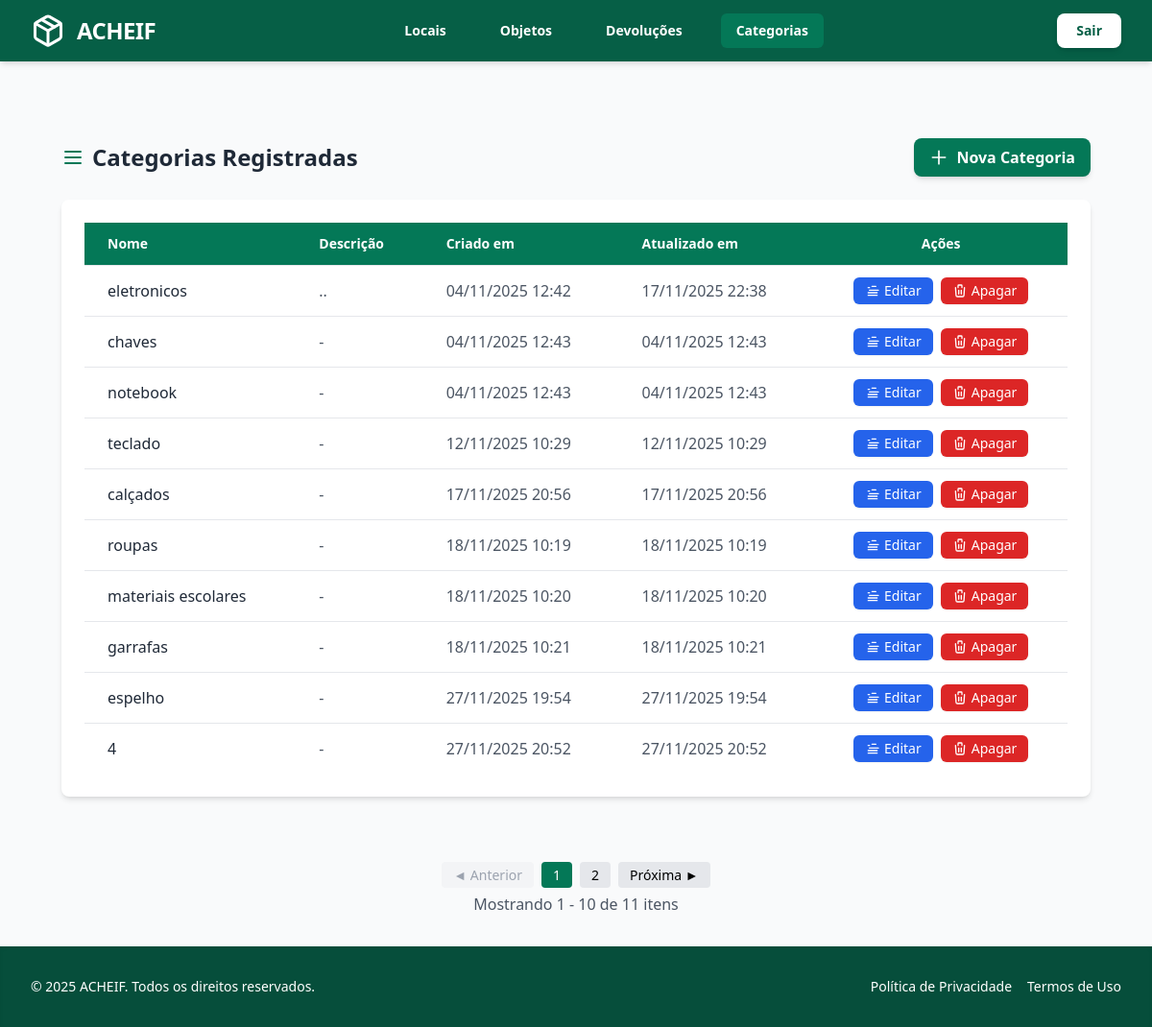
Page /categorias/ on the earlier database version.
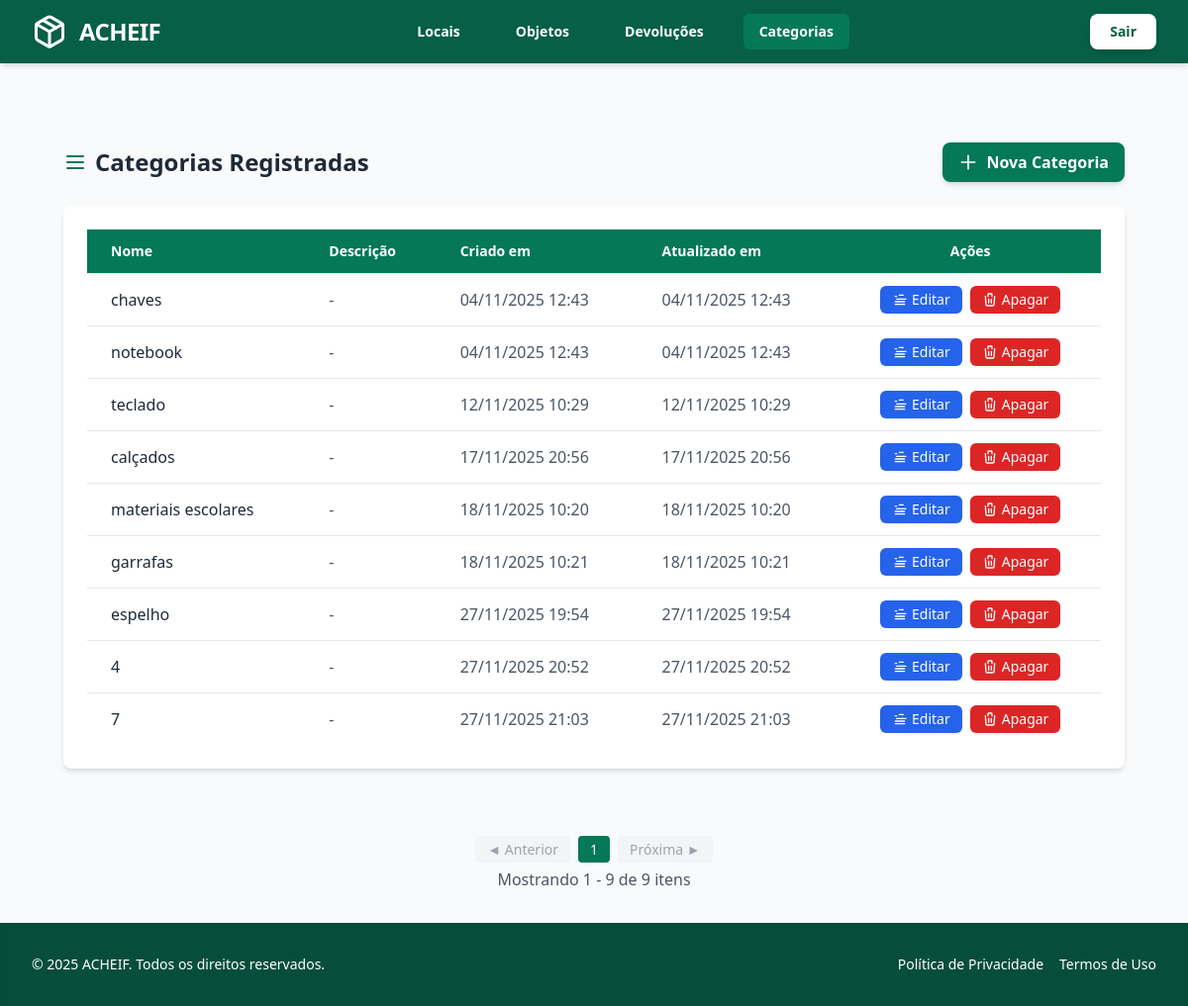
Same page on the later database version.
### objetos/models.py (models this page shows, shortened)
class Categoria(models.Model):
    nome = models.CharField(max_length=50, unique=True)
    descricao = models.TextField(blank=True, null=True)
    criado_em = models.DateTimeField(auto_now_add=True)
    atualizado_em = models.DateTimeField(auto_now=True)

### objetos/views.py (the view)
# urls.py: path('categorias/', views.listar_categorias, name='listar_categorias'),
def listar_categorias(request):
    categorias = Categoria.objects.all()
    paginator = Paginator(categorias, 10)
    page_number = request.GET.get("page")
    page_obj = paginator.get_page(page_number)
    contexto = {
        "page_obj": page_obj,
        "categorias": page_obj.object_list,
    }
    return render(request, "objetos/categoria/listar_categorias.html", contexto)

### objetos/templates/objetos/categoria/listar_categorias.html (shortened to what the changed rows need)
{% extends 'base.html' %}
{% block content %}
<div class="max-w-7xl mx-auto px-4 sm:px-6 lg:px-8 py-12">
    <div class="flex justify-between items-center mb-6">
        <h1 class="text-2xl font-bold text-gray-800 flex items-center gap-2">
            <svg xmlns="http://www.w3.org/2000/svg" class="h-6 w-6 text-emerald-700" fill="none" viewBox="0 0 24 24" stroke="currentColor">
              <path stroke-linecap="round" stroke-linejoin="round" stroke-width="2" d="M4 6h16M4 12h16M4 18h16"/>
            </svg>
            Categorias Registradas
        </h1>
    </div>
    <div class="bg-white rounded-lg shadow-md p-6 overflow-x-auto">
        <table class="min-w-full divide-y divide-gray-200">
            <thead class="bg-emerald-700 text-white">
                <tr>
                    <th class="py-3 px-6 text-left text-sm font-semibold">Nome</th>
                    <th class="py-3 px-6 text-left text-sm font-semibold">Descrição</th>
                    <th class="py-3 px-6 text-left text-sm font-semibold">Criado em</th>
                    <th class="py-3 px-6 text-left text-sm font-semibold">Atualizado em</th>
                    <th class="py-3 px-6 text-center text-sm font-semibold">Ações</th>
                </tr>
            </thead>
            <tbody class="bg-white divide-y divide-gray-200">
                {% for categoria in categorias %}
                <tr class="hover:bg-gray-50 transition">
                    <td class="py-3 px-6 text-gray-800">{{ categoria.nome }}</td>
                    <td class="py-3 px-6 text-gray-600">{{ categoria.descricao|default:"-" }}</td>
                    <td class="py-3 px-6 text-gray-600">{{ categoria.criado_em|date:"d/m/Y H:i" }}</td>
                    <td class="py-3 px-6 text-gray-600">{{ categoria.atualizado_em|date:"d/m/Y H:i" }}</td>
                    <td class="py-3 px-6 text-center flex justify-center gap-2">
                        <a href="{% url 'objetos:editar_categoria' categoria.pk %}"
                           class="flex items-center gap-1 bg-blue-600 hover:bg-blue-700 text-white px-3 py-1 rounded-md shadow-sm transition text-sm"
                           title="Editar">
                            <svg xmlns="http://www.w3.org/2000/svg" class="h-4 w-4" fill="none" viewBox="0 0 24 24" stroke="currentColor">
                              <path stroke-linecap="round" stroke-linejoin="round" stroke-width="2" d="M11 5h6M5 7h2m0 4h14M5 15h14M5 19h14" />
                            </svg>
                            Editar
                        </a>
                        <form method="post" action="{% url 'objetos:apagar_categoria' categoria.pk %}" class="inline">
                            <button type="submit"
                                    class="flex items-center gap-1 bg-red-600 hover:bg-red-700 text-white px-3 py-1 rounded-md shadow-sm transition text-sm"
                                    title="Apagar"
                                    onclick="return confirm('Tem certeza que deseja apagar essa categoria?');">
                                <svg xmlns="http://www.w3.org/2000/svg" class="h-4 w-4" fill="none" viewBox="0 0 24 24" stroke="currentColor">
                                  <path stroke-linecap="round" stroke-linejoin="round" stroke-width="2" d="M19 7l-.867 12.142A2 2 0 0 1 16.138 21H7.862a2 2 0 0 1-1.995-1.858L5 7m5 4v6m4-6v6m1-10V4a1 1 0 0 0-1-1h-4a1 1 0 0 0-1 1v3" />
                                </svg>
                                Apagar
                            </button>
                        </form>
                    </td>
                </tr>
                {% empty %}
                <tr>
                    <td colspan="5" class="py-4 text-center text-gray-500">Nenhuma categoria registrada.</td>
                </tr>
                {% endfor %}
            </tbody>
        </table>
    </div>
</div>
    {% include "includes/pagination.html" with page_obj=page_obj categoria_id=categoria_id local_achado=local_achado %}
{% endblock %}

Differences in the rows shown:
removed Categoria: nome "eletronicos", descricao "..", criado_em "04/11/2025 12:42", atualizado_em "17/11/2025 22:38"
removed Categoria: nome "roupas", descricao "-", criado_em "18/11/2025 10:19", atualizado_em "18/11/2025 10:19"
now on this page (row unchanged): Categoria: nome "7", descricao "-", criado_em "27/11/2025 21:03", atualizado_em "27/11/2025 21:03"
Other differences:
{{ page_obj.end_index }}: "10" → "9"
{{ page_obj.paginator.count }}: "11" → "9"
list line gone: "2"
